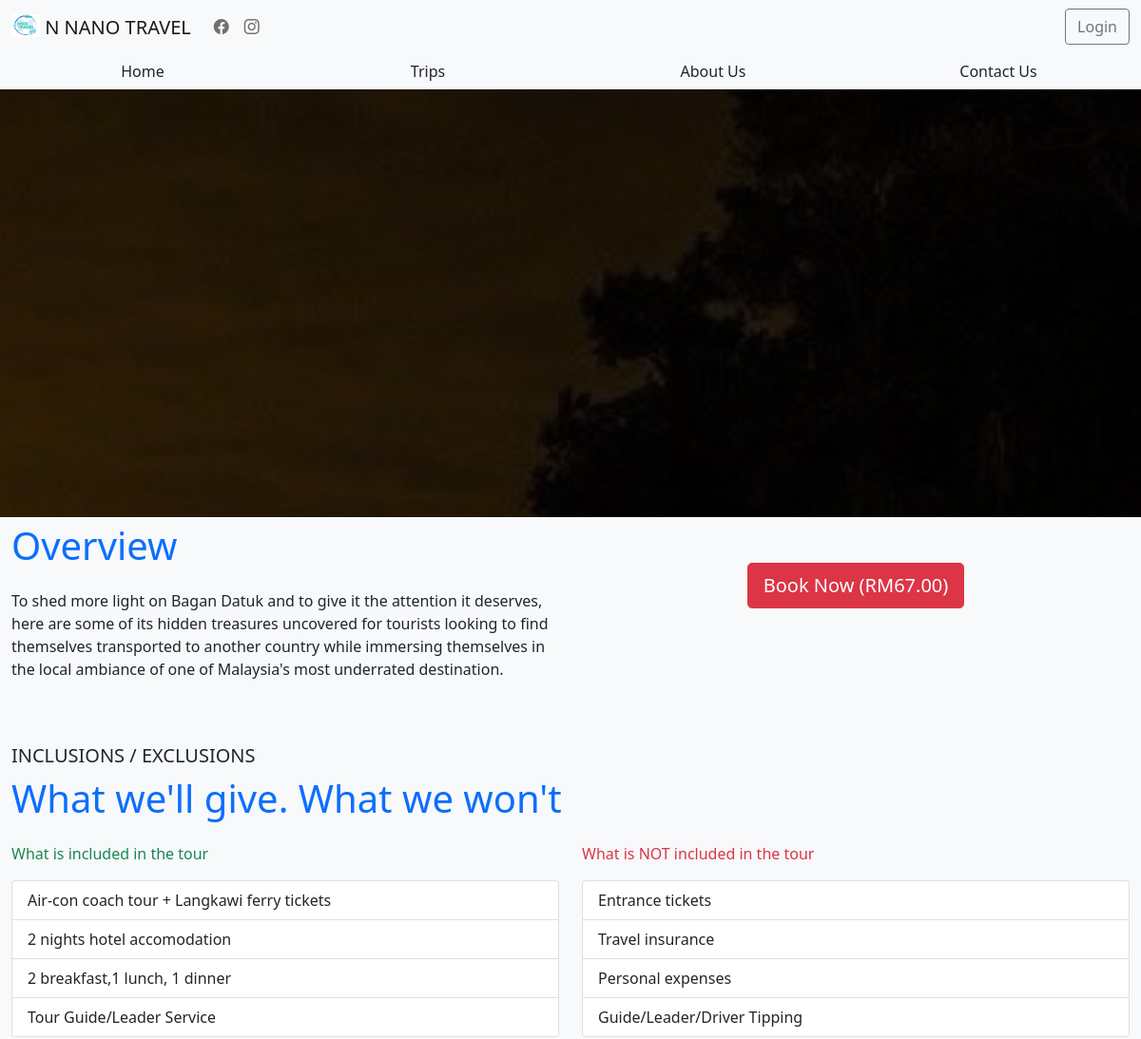
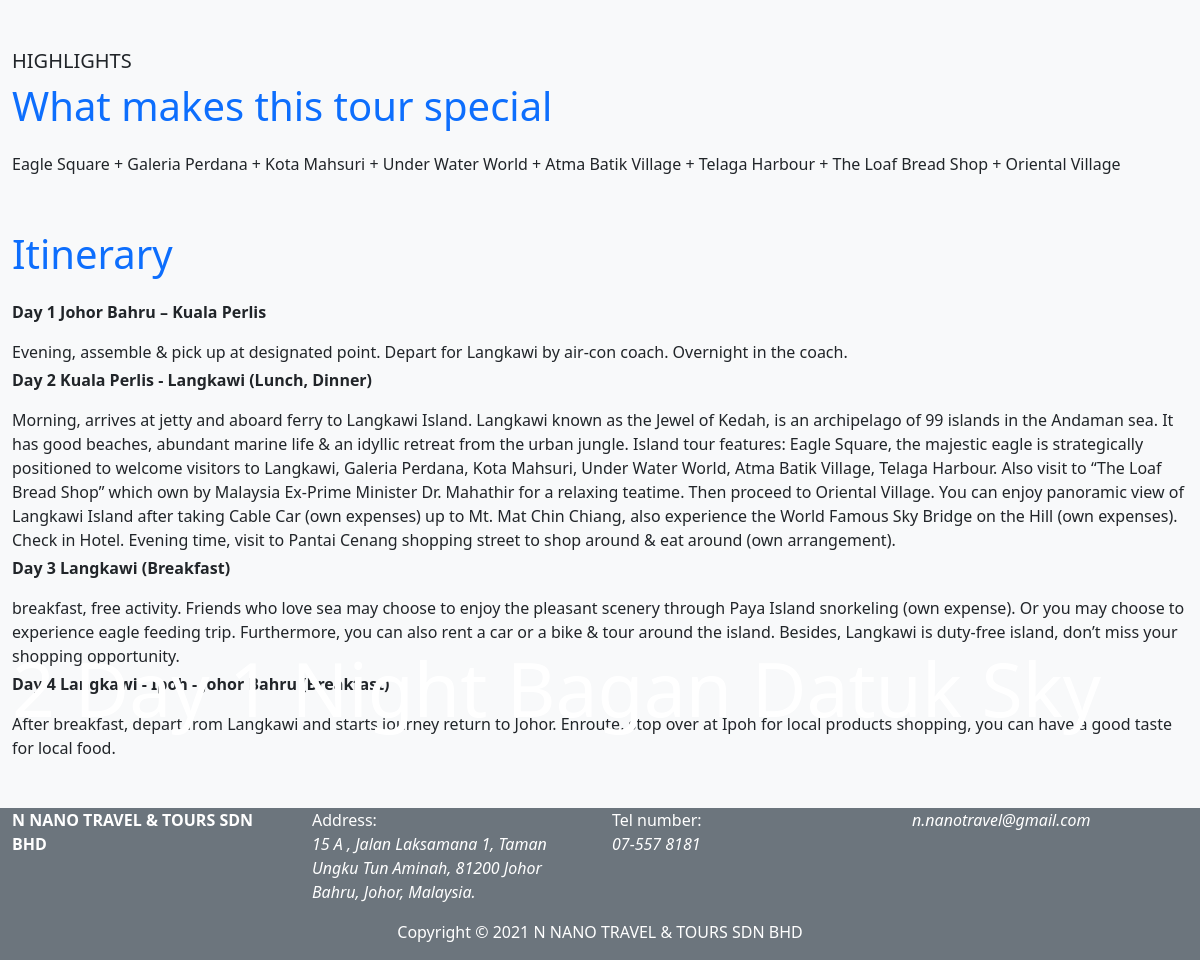
The app's page /views/tourDesc.php?locationID=1 with its own data (2 pictures, top to bottom).
### tables this page shows
CREATE TABLE `tourpackage` (
  `id` int(11) NOT NULL,
  `pkgTitle` varchar(30) NOT NULL,
  `pkgOverview` text NOT NULL,
  `pkgPrice` varchar(20) NOT NULL,
  `pkgChildPrice` varchar(20) NOT NULL,
  `pkgImageSrc` varchar(255) NOT NULL
);

### views/tourDesc.php (the view, shortened to what this page needs)
<?php
require_once('../functions/connectDB.php');
$id = $_GET['locationID'];
$sql = "SELECT * FROM tourpackage WHERE id = $id";
$result = mysqli_query($conn, $sql);
if(mysqli_num_rows($result) > 0){
    while($row = mysqli_fetch_assoc($result)){
?>
<!DOCTYPE html>
<html lang="en">
<head>
    <?php
        include 'components/cdnSetup.php'
    ?>
</head>
<body class="bg-light">
    <?php
        include 'components/navBar.php'
    ?>
    <?php
        include 'components/navTabs.php'
    ?>
    <div class="container-fluid titleImage">
        <p class="titleText text-white">
            <?php echo $row['pkgTitle']; ?>
        </p>
    </div>
    <div class="container-fluid mb-5">
        <div class="row">
            <div class="col-md-6">
                <p class="text-primary sectionDesc">Overview</p>
                <p class="text-start">
                    <?php echo $row['pkgOverview']; ?>
                </p>
            </div>
            <div class="col-md-6 mt-5 text-center">
                <button class="btn btn-lg btn-danger" data-bs-toggle="modal" data-bs-target="#orderModal">
                    Book Now
                    (RM<?php echo $row['pkgPrice']; ?>)
                </button>
            </div>
        </div>
    </div>
    <div class="container-fluid mb-5">
        <p class="sectionTitle text-dark fw-lighter mb-0">INCLUSIONS / EXCLUSIONS</p>
        <p class="text-primary sectionDesc">What we'll give. What we won't</p>
        <div class="row">
            <div class="col-md-6">
                <p class="text-success">What is included in the tour</p>
                <div class="list-group">
                    <div class="list-group-item">
                        Air-con coach tour + Langkawi ferry tickets
                    </div>
                    <div class="list-group-item">
                        2 nights hotel accomodation
                    </div>
                    <div class="list-group-item">
                        2 breakfast,1 lunch, 1 dinner
                    </div>
                    <div class="list-group-item">
                        Tour Guide/Leader Service
                    </div>
                </div>
            </div>
            <div class="col-md-6">
                <p class="text-danger">What is NOT included in the tour</p>
                <div class="list-group">
                    <div class="list-group-item">
                        Entrance tickets
                    </div>
                    <div class="list-group-item">
                        Travel insurance
                    </div>
                    <div class="list-group-item">
                        Personal expenses
                    </div>
                    <div class="list-group-item">
                        Guide/Leader/Driver Tipping
                    </div>
                </div>
            </div>
        </div>
    </div>
    <div class="container-fluid mb-5">
        <p class="sectionTitle text-dark fw-lighter mb-0">HIGHLIGHTS</p>
        <p class="text-primary sectionDesc">What makes this tour special</p>
        <p class="text-start">
            Eagle Square + Galeria Perdana + Kota Mahsuri + Under Water World + Atma Batik Village + Telaga Harbour + The Loaf Bread Shop + Oriental Village
        </p>
    </div>
    <div class="container-fluid mb-5">
        <p class="text-primary sectionDesc">Itinerary</p>
        <div class="text-start">
            <p class="fw-bold">Day 1 Johor Bahru – Kuala Perlis</p>
            Evening, assemble & pick up at designated point. Depart for Langkawi by air-con coach. Overnight in the coach.
            <p class="fw-bold mt-1">Day 2 Kuala Perlis - Langkawi (Lunch, Dinner) </p>
            Morning, arrives at jetty and aboard ferry to Langkawi Island. Langkawi known as the Jewel of Kedah, is an archipelago of 99 islands in the Andaman sea. It has good beaches, abundant marine life & an idyllic retreat from the urban jungle. Island tour features: Eagle Square, the majestic eagle is strategically positioned to welcome visitors to Langkawi, Galeria Perdana, Kota Mahsuri, Under Water World, Atma Batik Village, Telaga Harbour. Also visit to “The Loaf Bread Shop” which own by Malaysia Ex-Prime Minister Dr. Mahathir for a relaxing teatime. Then proceed to Oriental Village. You can enjoy panoramic view of Langkawi Island after taking Cable Car (own expenses) up to Mt. Mat Chin Chiang, also experience the World Famous Sky Bridge on the Hill (own expenses). Check in Hotel. Evening time, visit to Pantai Cenang shopping street to shop around & eat around (own arrangement).
            <p class="fw-bold mt-1">Day 3 Langkawi (Breakfast)</p>
            breakfast, free activity. Friends who love sea may choose to enjoy the pleasant scenery through Paya Island snorkeling (own expense). Or you may choose to experience eagle feeding trip. Furthermore, you can also rent a car or a bike & tour around the island. Besides, Langkawi is duty-free island, don’t miss your shopping opportunity.
            <p class="fw-bold mt-1">Day 4 Langkawi - Ipoh - Johor Bahru (Breakfast)</p>
            After breakfast, depart from Langkawi and starts journey return to Johor. Enroute, stop over at Ipoh for local products shopping, you can have a good taste for local food.
        </div>
    </div>
    <?php
        include 'components/footer.php'
    ?>
</body>
</html>
<?php
        }
    }else{
        echo "<h1 class='text-center'>Invalid Page</h1>";
    }
?>

### views/components/navBar.php (shortened to what this page needs)
<nav class="navbar navbar-light navbar-expand-md bg-light">
    <div class="container-fluid">
        <a class="navbar-brand h1 mr-0 mb-0" href="index.php">
            <img src="../assets/logo.png" alt="" width="30" height="24" class="d-inline-block align-text-top">
            N NANO TRAVEL
        </a>
        <div class="collapse navbar-collapse" id="navbarNavAltMarkup">
            <div class="navbar-nav  me-auto">
                <a class="nav-link" aria-current="page" href="https://www.facebook.com/n.nanotravel">
                    <i class="bi bi-facebook"></i>
                </a>
                <a class="nav-link" href="https://www.instagram.com/n.nanotravel/?utm_medium=copy_link">
                    <i class="bi bi-instagram"></i>
                </a>
            </div>
            <?php
                if(!empty($_SESSION['username'])){
            ?>
                    <p class="mb-0 mx-2">Welcome,<?php echo $_SESSION['username']; ?></p>
                    <a class="d-flex btn btn-outline-secondary btn-md" href="../functions/userController.php?logout">Logout</a>
            <?php
                }else{
            ?>
                    <a class="d-flex btn btn-outline-secondary btn-md" href="../views/login.php">Login</a>
            <?php
                }
            ?>
        </div>
    </div>
</nav>

### views/components/navTabs.php
<div class="container-fluid bg-light">
    <div class="row">
        <div class="col-md-3 text-center">
            <a href="index.php" class="btn btn-md shadow-none">Home</a>
        </div>
        <div class="col-md-3 text-center">
            <a href="#" class="btn btn-md shadow-none">Trips</a>
        </div>
        <div class="col-md-3 text-center">
            <a href="aboutUs.php" class="btn btn-md shadow-none">About Us</a>
        </div>
        <div class="col-md-3 text-center">
            <a href="contactUs.php" class="btn btn-md shadow-none">Contact Us</a>
        </div>
    </div>
</div>

### views/components/footer.php
<div class="container-fluid bg-secondary mt-5 footer">
    <div class="row">
        <div class="col-md-3 text-white">
            <p class="fw-bold">N NANO TRAVEL & TOURS SDN BHD</p>
        </div>
        <div class="col-md-3 text-white">
            <p class="mb-0">Address: </p>
            <p class="fst-italic">15 A , Jalan Laksamana 1, Taman Ungku Tun Aminah, 81200 Johor Bahru, Johor, Malaysia.</p>
        </div>
        <div class="col-md-3 text-white">
            <p class="mb-0">Tel number: </p>
            <p class="fst-italic">07-557 8181</p>
        </div>
        <div class="col-md-3 text-white">
            <p class="fst-italic">n.nanotravel@gmail.com</p>
        </div>
        <div class="col-md-12 text-center text-white">
            <p class="fw-lighter">Copyright © 2021 N NANO TRAVEL & TOURS SDN BHD</p>
        </div>
    </div>
</div>

### records on screen
tourpackage: pkgTitle "2 Day 1 Night Bagan Datuk Sky", pkgOverview "To shed more light on Bagan Datuk and to give it the attention it deserves, here are some of its hidden treasures uncovered for tourists looking to find themselves transported to another country while immersing themselves in the local ambiance of one of Malaysia's most underrated destination.", pkgPrice "67.00"
